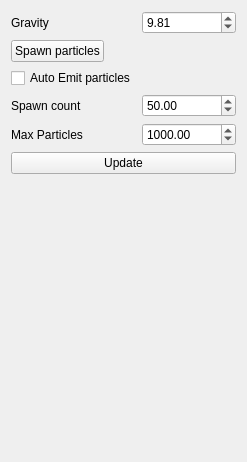
<?xml version="1.0" encoding="UTF-8"?>
<ui version="4.0">
 <class>WidgetFluidSim</class>
 <widget class="QWidget" name="WidgetFluidSim">
  <property name="geometry">
   <rect>
    <x>0</x>
    <y>0</y>
    <width>247</width>
    <height>462</height>
   </rect>
  </property>
  <property name="windowTitle">
   <string>Form</string>
  </property>
  <layout class="QFormLayout" name="formLayout">
   <item row="1" column="0">
    <widget class="QLabel" name="label">
     <property name="text">
      <string>Gravity</string>
     </property>
    </widget>
   </item>
   <item row="1" column="1">
    <widget class="QDoubleSpinBox" name="gravity">
     <property name="maximum">
      <double>100.000000000000000</double>
     </property>
     <property name="singleStep">
      <double>0.100000000000000</double>
     </property>
     <property name="value">
      <double>9.810000000000000</double>
     </property>
    </widget>
   </item>
   <item row="11" column="0" colspan="2">
    <widget class="QPushButton" name="btnUpdate">
     <property name="text">
      <string>Update</string>
     </property>
    </widget>
   </item>
   <item row="2" column="0">
    <widget class="QPushButton" name="btnSpawn">
     <property name="text">
      <string>Spawn particles</string>
     </property>
    </widget>
   </item>
   <item row="3" column="0">
    <widget class="QCheckBox" name="chkAutoEmit">
     <property name="text">
      <string>Auto Emit particles</string>
     </property>
    </widget>
   </item>
   <item row="5" column="0">
    <widget class="QLabel" name="label_2">
     <property name="text">
      <string>Spawn count</string>
     </property>
    </widget>
   </item>
   <item row="6" column="0">
    <widget class="QLabel" name="label_3">
     <property name="text">
      <string>Max Particles</string>
     </property>
    </widget>
   </item>
   <item row="6" column="1">
    <widget class="QDoubleSpinBox" name="spinMaxParticles">
     <property name="maximum">
      <double>10000.000000000000000</double>
     </property>
     <property name="singleStep">
      <double>250.000000000000000</double>
     </property>
     <property name="value">
      <double>1000.000000000000000</double>
     </property>
    </widget>
   </item>
   <item row="5" column="1">
    <widget class="QDoubleSpinBox" name="spinSpawnCount">
     <property name="maximum">
      <double>200.000000000000000</double>
     </property>
     <property name="singleStep">
      <double>25.000000000000000</double>
     </property>
     <property name="value">
      <double>50.000000000000000</double>
     </property>
    </widget>
   </item>
  </layout>
 </widget>
 <resources/>
 <connections/>
</ui>
